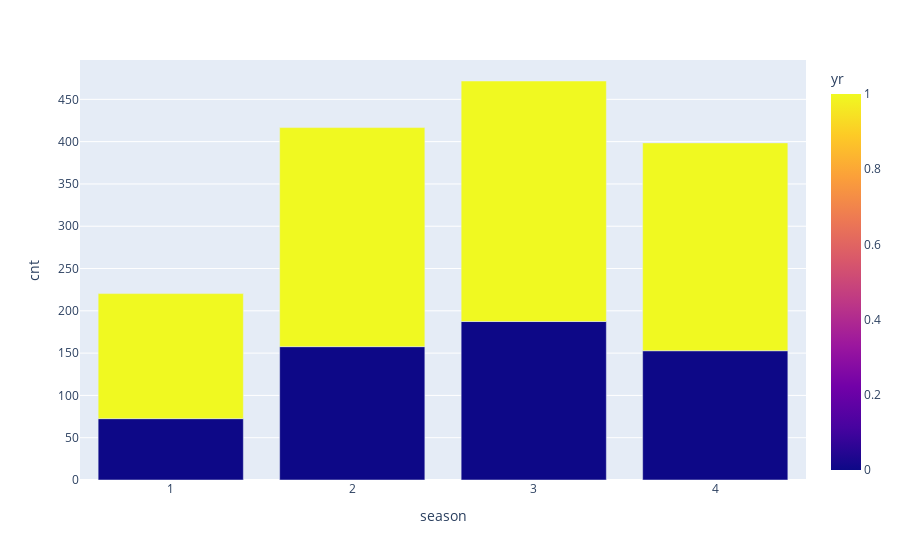

Source (notebook cell):
### Code cell
# Group the data by year and by season and plot the average number of bikes rented for each season for each year, using a line bar, using plotly library
import plotly.express as px
data_yr_season = data.groupby(['yr', 'season'])["cnt"].mean().reset_index()
fig = px.bar(data_yr_season, x='season', y='cnt', color='yr', barmode='group')
fig.show()

### Figure 1 — Plotly figure (JSON) as saved in the notebook; plotly's stock layout.template omitted (floating-point values rounded to 4 significant figures)
{"data": [{"alignmentgroup": "True", "hovertemplate": "season=%{x}<br>cnt=%{y}<br>yr=%{marker.color}<extra></extra>", "legendgroup": "", "marker": {"color": [0, 0, 0, 0, 1, 1, 1, 1], "coloraxis": "coloraxis", "pattern": {"shape": ""}}, "name": "", "offsetgroup": "", "orientation": "v", "showlegend": false, "textposition": "auto", "type": "bar", "x": [1, 2, 3, 4, 1, 2, 3, 4], "xaxis": "x", "y": [72.53, 157.7, 187.3, 152.8, 147.8, 259.0, 284.3, 245.7], "yaxis": "y"}], "layout": {"barmode": "group", "coloraxis": {"colorbar": {"title": {"text": "yr"}}, "colorscale": [[0, "#0d0887"], [0.1111, "#46039f"], [0.2222, "#7201a8"], [0.3333, "#9c179e"], [0.4444, "#bd3786"], [0.5556, "#d8576b"], [0.6667, "#ed7953"], [0.7778, "#fb9f3a"], [0.8889, "#fdca26"], [1, "#f0f921"]]}, "legend": {"tracegroupgap": 0}, "margin": {"t": 60}, "xaxis": {"anchor": "y", "domain": [0, 1], "title": {"text": "season"}}, "yaxis": {"anchor": "x", "domain": [0, 1], "title": {"text": "cnt"}}}}
